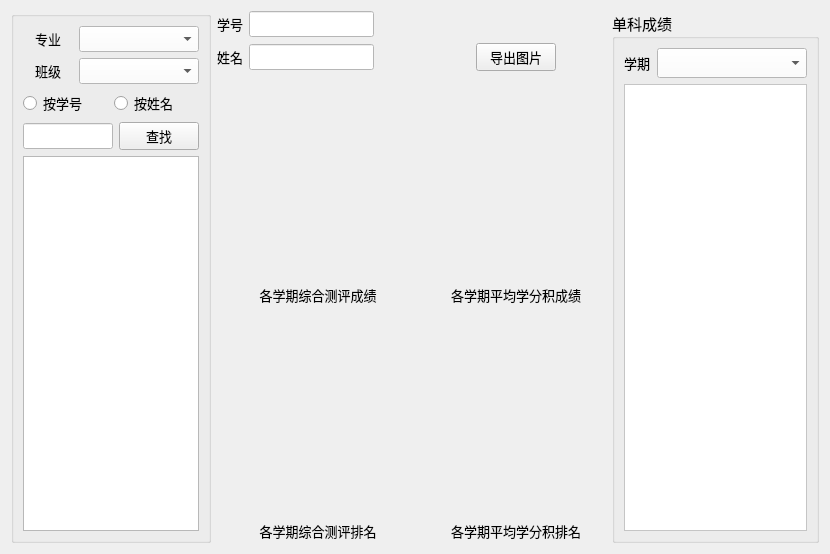
<?xml version="1.0" encoding="UTF-8"?>
<ui version="4.0">
 <class>analysis_score</class>
 <widget class="QWidget" name="analysis_score">
  <property name="geometry">
   <rect>
    <x>0</x>
    <y>0</y>
    <width>830</width>
    <height>554</height>
   </rect>
  </property>
  <property name="font">
   <font>
    <family>微软雅黑</family>
    <pointsize>10</pointsize>
   </font>
  </property>
  <property name="windowTitle">
   <string>Form</string>
  </property>
  <layout class="QGridLayout" name="gridLayout_4">
   <item row="0" column="0" rowspan="2">
    <widget class="QGroupBox" name="groupBox_3">
     <property name="minimumSize">
      <size>
       <width>200</width>
       <height>0</height>
      </size>
     </property>
     <property name="maximumSize">
      <size>
       <width>200</width>
       <height>16777215</height>
      </size>
     </property>
     <property name="title">
      <string/>
     </property>
     <layout class="QVBoxLayout" name="verticalLayout">
      <item>
       <layout class="QHBoxLayout" name="horizontalLayout">
        <item>
         <widget class="QLabel" name="majorcombobox_2">
          <property name="text">
           <string>专业</string>
          </property>
          <property name="alignment">
           <set>Qt::AlignCenter</set>
          </property>
         </widget>
        </item>
        <item>
         <widget class="QComboBox" name="majorcombobox">
          <property name="minimumSize">
           <size>
            <width>120</width>
            <height>0</height>
           </size>
          </property>
          <property name="palette">
           <palette>
            <active>
             <colorrole role="Button">
              <brush brushstyle="SolidPattern">
               <color alpha="255">
                <red>255</red>
                <green>255</green>
                <blue>255</blue>
               </color>
              </brush>
             </colorrole>
             <colorrole role="Base">
              <brush brushstyle="SolidPattern">
               <color alpha="255">
                <red>255</red>
                <green>255</green>
                <blue>255</blue>
               </color>
              </brush>
             </colorrole>
             <colorrole role="Window">
              <brush brushstyle="SolidPattern">
               <color alpha="255">
                <red>255</red>
                <green>255</green>
                <blue>255</blue>
               </color>
              </brush>
             </colorrole>
            </active>
            <inactive>
             <colorrole role="Button">
              <brush brushstyle="SolidPattern">
               <color alpha="255">
                <red>255</red>
                <green>255</green>
                <blue>255</blue>
               </color>
              </brush>
             </colorrole>
             <colorrole role="Base">
              <brush brushstyle="SolidPattern">
               <color alpha="255">
                <red>255</red>
                <green>255</green>
                <blue>255</blue>
               </color>
              </brush>
             </colorrole>
             <colorrole role="Window">
              <brush brushstyle="SolidPattern">
               <color alpha="255">
                <red>255</red>
                <green>255</green>
                <blue>255</blue>
               </color>
              </brush>
             </colorrole>
            </inactive>
            <disabled>
             <colorrole role="Button">
              <brush brushstyle="SolidPattern">
               <color alpha="255">
                <red>255</red>
                <green>255</green>
                <blue>255</blue>
               </color>
              </brush>
             </colorrole>
             <colorrole role="Base">
              <brush brushstyle="SolidPattern">
               <color alpha="255">
                <red>255</red>
                <green>255</green>
                <blue>255</blue>
               </color>
              </brush>
             </colorrole>
             <colorrole role="Window">
              <brush brushstyle="SolidPattern">
               <color alpha="255">
                <red>255</red>
                <green>255</green>
                <blue>255</blue>
               </color>
              </brush>
             </colorrole>
            </disabled>
           </palette>
          </property>
          <property name="styleSheet">
           <string notr="true">background-color: rgb(255, 255, 255);</string>
          </property>
         </widget>
        </item>
       </layout>
      </item>
      <item>
       <layout class="QHBoxLayout" name="horizontalLayout_3">
        <item>
         <widget class="QLabel" name="selectclass">
          <property name="text">
           <string>班级</string>
          </property>
          <property name="alignment">
           <set>Qt::AlignCenter</set>
          </property>
         </widget>
        </item>
        <item>
         <widget class="QComboBox" name="classcombobox">
          <property name="minimumSize">
           <size>
            <width>120</width>
            <height>0</height>
           </size>
          </property>
          <property name="styleSheet">
           <string notr="true">background-color: rgb(255, 255, 255);</string>
          </property>
         </widget>
        </item>
       </layout>
      </item>
      <item>
       <layout class="QHBoxLayout" name="horizontalLayout_2">
        <item>
         <widget class="QRadioButton" name="radioButton">
          <property name="text">
           <string>按学号</string>
          </property>
         </widget>
        </item>
        <item>
         <widget class="QRadioButton" name="radioButton_2">
          <property name="text">
           <string>按姓名</string>
          </property>
         </widget>
        </item>
       </layout>
      </item>
      <item>
       <layout class="QHBoxLayout" name="horizontalLayout_4">
        <item>
         <widget class="QLineEdit" name="lineEdit_3">
          <property name="styleSheet">
           <string notr="true">background-color: rgb(255, 255, 255);</string>
          </property>
         </widget>
        </item>
        <item>
         <widget class="QPushButton" name="pushButton">
          <property name="text">
           <string>查找</string>
          </property>
          <property name="icon">
           <iconset resource="icons.qrc">
            <normaloff>:/image/search (2).png</normaloff>:/image/search (2).png</iconset>
          </property>
         </widget>
        </item>
       </layout>
      </item>
      <item>
       <widget class="QListView" name="student_list_view">
        <property name="minimumSize">
         <size>
          <width>150</width>
          <height>0</height>
         </size>
        </property>
        <property name="maximumSize">
         <size>
          <width>300</width>
          <height>16777215</height>
         </size>
        </property>
        <property name="styleSheet">
         <string notr="true"/>
        </property>
       </widget>
      </item>
     </layout>
    </widget>
   </item>
   <item row="0" column="1">
    <layout class="QGridLayout" name="gridLayout_2">
     <item row="0" column="0">
      <widget class="QLabel" name="label_5">
       <property name="text">
        <string>学号</string>
       </property>
      </widget>
     </item>
     <item row="0" column="1">
      <widget class="QLineEdit" name="stunumEdit">
       <property name="maximumSize">
        <size>
         <width>200</width>
         <height>16777215</height>
        </size>
       </property>
       <property name="styleSheet">
        <string notr="true">background-color: rgb(255, 255, 255);</string>
       </property>
      </widget>
     </item>
     <item row="1" column="0">
      <widget class="QLabel" name="label_6">
       <property name="text">
        <string>姓名</string>
       </property>
      </widget>
     </item>
     <item row="1" column="1">
      <widget class="QLineEdit" name="stunameEdit">
       <property name="maximumSize">
        <size>
         <width>200</width>
         <height>16777215</height>
        </size>
       </property>
       <property name="styleSheet">
        <string notr="true">background-color: rgb(255, 255, 255);</string>
       </property>
      </widget>
     </item>
     <item row="1" column="2">
      <spacer name="horizontalSpacer">
       <property name="orientation">
        <enum>Qt::Horizontal</enum>
       </property>
       <property name="sizeHint" stdset="0">
        <size>
         <width>96</width>
         <height>20</height>
        </size>
       </property>
      </spacer>
     </item>
     <item row="1" column="3">
      <widget class="QPushButton" name="pushButton_2">
       <property name="locale">
        <locale language="Colognian" country="Germany"/>
       </property>
       <property name="text">
        <string>导出图片</string>
       </property>
       <property name="icon">
        <iconset resource="icons.qrc">
         <normaloff>:/image/export.png</normaloff>:/image/export.png</iconset>
       </property>
      </widget>
     </item>
     <item row="1" column="4">
      <spacer name="horizontalSpacer_5">
       <property name="orientation">
        <enum>Qt::Horizontal</enum>
       </property>
       <property name="sizeHint" stdset="0">
        <size>
         <width>40</width>
         <height>20</height>
        </size>
       </property>
      </spacer>
     </item>
    </layout>
   </item>
   <item row="0" column="2" rowspan="2">
    <widget class="QGroupBox" name="groupBox">
     <property name="minimumSize">
      <size>
       <width>200</width>
       <height>0</height>
      </size>
     </property>
     <property name="font">
      <font>
       <family>华文楷体</family>
       <pointsize>11</pointsize>
      </font>
     </property>
     <property name="title">
      <string>单科成绩</string>
     </property>
     <layout class="QGridLayout" name="gridLayout">
      <item row="0" column="0">
       <widget class="QLabel" name="label_7">
        <property name="font">
         <font>
          <family>微软雅黑</family>
          <pointsize>10</pointsize>
         </font>
        </property>
        <property name="text">
         <string>学期</string>
        </property>
       </widget>
      </item>
      <item row="0" column="1">
       <widget class="QComboBox" name="semesteryearcombobox">
        <property name="minimumSize">
         <size>
          <width>150</width>
          <height>0</height>
         </size>
        </property>
        <property name="styleSheet">
         <string notr="true">background-color: rgb(255, 255, 255);</string>
        </property>
       </widget>
      </item>
      <item row="1" column="0" colspan="2">
       <widget class="QTableView" name="individual_score_view">
        <property name="maximumSize">
         <size>
          <width>400</width>
          <height>16777215</height>
         </size>
        </property>
        <property name="styleSheet">
         <string notr="true">background-color: rgb(255, 255, 255);</string>
        </property>
       </widget>
      </item>
     </layout>
    </widget>
   </item>
   <item row="1" column="1">
    <layout class="QGridLayout" name="gridLayout_3">
     <item row="0" column="1">
      <widget class="QWidget" name="widget_3" native="true">
       <property name="minimumSize">
        <size>
         <width>180</width>
         <height>200</height>
        </size>
       </property>
      </widget>
     </item>
     <item row="0" column="3">
      <widget class="QWidget" name="widget_2" native="true">
       <property name="minimumSize">
        <size>
         <width>180</width>
         <height>200</height>
        </size>
       </property>
      </widget>
     </item>
     <item row="1" column="1">
      <widget class="QLabel" name="label_2">
       <property name="text">
        <string>各学期综合测评成绩</string>
       </property>
       <property name="alignment">
        <set>Qt::AlignCenter</set>
       </property>
      </widget>
     </item>
     <item row="1" column="3">
      <widget class="QLabel" name="label">
       <property name="text">
        <string>各学期平均学分积成绩</string>
       </property>
       <property name="alignment">
        <set>Qt::AlignCenter</set>
       </property>
      </widget>
     </item>
     <item row="2" column="1">
      <widget class="QWidget" name="widget_5" native="true">
       <property name="minimumSize">
        <size>
         <width>180</width>
         <height>200</height>
        </size>
       </property>
      </widget>
     </item>
     <item row="2" column="3">
      <widget class="QWidget" name="widget_4" native="true">
       <property name="minimumSize">
        <size>
         <width>180</width>
         <height>200</height>
        </size>
       </property>
      </widget>
     </item>
     <item row="3" column="1">
      <widget class="QLabel" name="label_4">
       <property name="text">
        <string>各学期综合测评排名</string>
       </property>
       <property name="alignment">
        <set>Qt::AlignCenter</set>
       </property>
      </widget>
     </item>
     <item row="3" column="3">
      <widget class="QLabel" name="label_3">
       <property name="text">
        <string>各学期平均学分积排名</string>
       </property>
       <property name="alignment">
        <set>Qt::AlignCenter</set>
       </property>
      </widget>
     </item>
     <item row="0" column="4">
      <spacer name="horizontalSpacer_2">
       <property name="orientation">
        <enum>Qt::Horizontal</enum>
       </property>
       <property name="sizeHint" stdset="0">
        <size>
         <width>17</width>
         <height>17</height>
        </size>
       </property>
      </spacer>
     </item>
     <item row="1" column="0">
      <spacer name="horizontalSpacer_3">
       <property name="orientation">
        <enum>Qt::Horizontal</enum>
       </property>
       <property name="sizeHint" stdset="0">
        <size>
         <width>40</width>
         <height>20</height>
        </size>
       </property>
      </spacer>
     </item>
     <item row="1" column="2">
      <spacer name="horizontalSpacer_4">
       <property name="orientation">
        <enum>Qt::Horizontal</enum>
       </property>
       <property name="sizeHint" stdset="0">
        <size>
         <width>40</width>
         <height>20</height>
        </size>
       </property>
      </spacer>
     </item>
    </layout>
   </item>
  </layout>
 </widget>
 <resources>
  <include location="icons.qrc"/>
 </resources>
 <connections/>
</ui>
